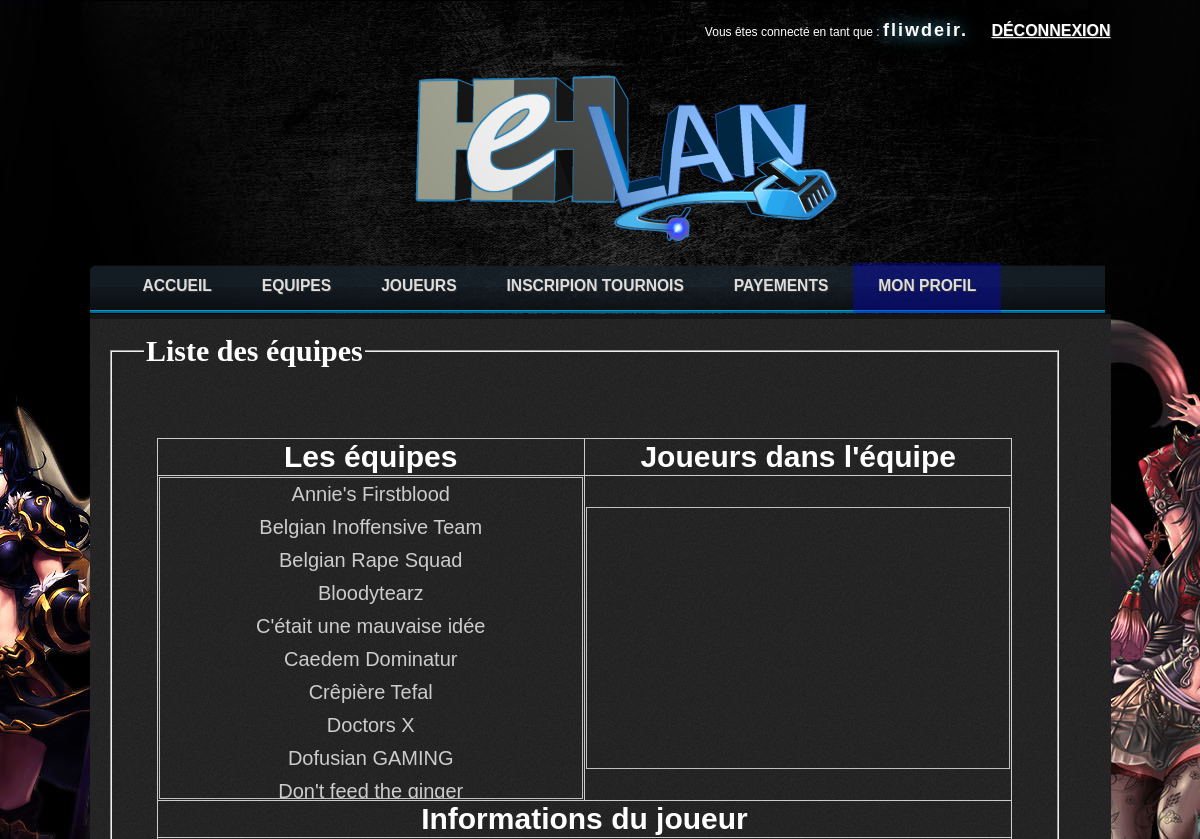
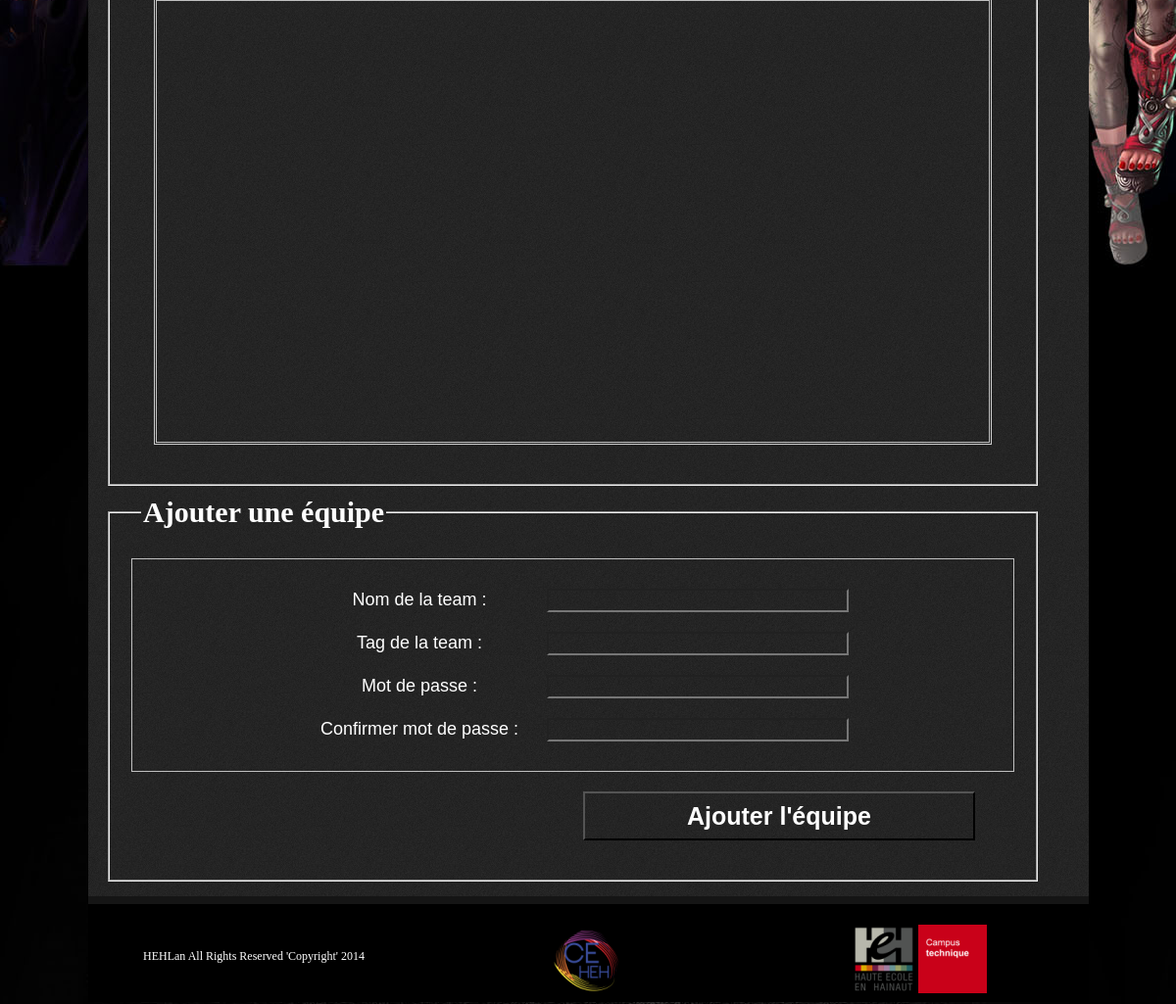
/admin.php?page=equipes (signed in), run on the app's committed database (2 pictures, top to bottom).
### tables this page shows
CREATE TABLE IF NOT EXISTS `equipes` (
  `id_equipes` int(10) unsigned NOT NULL AUTO_INCREMENT,
  `nom` varchar(255) NOT NULL,
  `mot_de_passe` varchar(255) NOT NULL,
  `tag` varchar(255) NOT NULL,
  PRIMARY KEY (`id_equipes`)
);

### modules/connexion/classAuth.php (called while the page is built)
<?php
require_once("modules/connect.php");
class Auth {
    static function isLogged() {
        if(isset($_SESSION['Auth'])&& isset($_SESSION['Auth']['pseudo'])&& isset($_SESSION['Auth']['password'])){
            global $connexion;
            $sql="SELECT pseudo, password FROM joueurs WHERE pseudo = :pseudo AND password = :mdp";
            $req = $connexion->prepare($sql);
            $req->execute(array(
                ':pseudo'=> $_SESSION['Auth']['pseudo'],
                ':mdp' => $_SESSION['Auth']['password']
            ));
            $joueur = $req->fetch();
            if(!empty($joueur)){
                return true;
            }
            else {
                return false;
            }
        }
        else {
            return false;
        }
    }
    static function isAllow($levelPage){
        if(isset($_SESSION['Auth'])&& isset($_SESSION['Auth']['pseudo'])&& isset($_SESSION['Auth']['password'])){
            global $connexion;
            $sql="SELECT pseudo, password, level FROM joueurs WHERE pseudo = :pseudo AND password = :mdp";
            $req = $connexion->prepare($sql);
            $req->execute(array(
                ':pseudo'=> $_SESSION['Auth']['pseudo'],
                ':mdp' => $_SESSION['Auth']['password']
            ));
            $joueur = $req->fetch();
            if(!empty($joueur)){
                if ($joueur['level']<= $levelPage){
                    return true;
                }
                else {
                    return false;
                }
            }
            else {
                return false;
            }
        }
        else {
            return false;
        }
    }
}
?>

### admin/equipes.php (the view, shortened to what this page needs)
<?php
require_once("connect.php");
$query="SELECT id_equipes, nom FROM equipes ORDER BY nom";
$requete_preparee=$connexion->prepare($query);
$requete_preparee->execute();
?>
<div id="ListeEquipeAdmin">
    <fieldset>
        <legend>Liste des équipes</legend>
        <table class="listeEquipes">
            <thead>
                <tr>
                    <th>Les équipes</th>
                    <th>Joueurs dans l'équipe</th>
                </tr>
            </thead>
            <tbody>
                <tr>
                    <td>
                        <div id="listeEquipeAdmin">
                        <?php
                        try {
                            while($equipes=$requete_preparee->fetch(PDO::FETCH_ASSOC))
                            {
                                echo'
                                    <h6 class="EquipeAdmin" value="'.$equipes["id_equipes"].'">'.$equipes["nom"].'</h6>
                                ';
                            }
                        }
                        catch(PDOException $e) {
                            echo 'Base de données est indisponible pour le moment!';
                        }
                        ?>
                        </div>
                    </td>
                    <td>
                        <div id="listeEquipeJoueurAdmin">
                        </div>
                    </td>
                </tr>
                <tr>
                    <td  colspan="2" style="font-size: 30px; font-weight: bold; color: #fff;">
                        Informations du joueur
                    </td>
                </tr>
                <tr>
                    <td  colspan="2">
                        <div id="InfoJoueurEquipes">
                        </div>
                    </td>
                </tr>
            </tbody>
        </table>
    </fieldset>
    <fieldset>
        <legend>Ajouter une équipe</legend>
        <div id="creerTeamAdmin" >
                <label for="Team">Nom de la team :</label>
                <input type="text" name="Team" id="Team"><br />
                <label for="TagTeam">Tag de la team :</label>
                <input type="text" name="TagTeam" id="TagTeam"><br />
                <label for="new_psw_equipe">Mot de passe : </label>
                <input type="password" name="new_psw_equipe" id="new_psw_equipe" /><br/>
                <label for="new_psw_equipe2">Confirmer mot de passe : </label>
                <input type="password" name="new_psw_equipe2" id="new_psw_equipe2" />
        </div>
        <input type="button" id="submitCreerNewEquipeAdmin" value="Ajouter l'équipe">
    </fieldset>
</div>

### admin.php (shortened to what this page needs)
<?php
require_once('modules/connexion/classAuth.php');
?>
<!DOCTYPE HTML>
<html xmlns="http://www.w3.org/1999/xhtml">
<head>
    <link rel="stylesheet" href="css/main.css" type="text/css">
	<link rel="stylesheet" type="text/css" href="css/jquery-ui.css">
    <link rel="stylesheet" href="photos-fancybox/fancybox/source/jquery.fancybox.css?v=2.1.5" type="text/css" media="screen" >
    <link rel="stylesheet" href="photos-fancybox/fancybox/source/helpers/jquery.fancybox-buttons.css" type="text/css" media="screen" >
    <link rel="stylesheet" href="photos-fancybox/fancybox/source/helpers/jquery.fancybox-thumbs.css" type="text/css" media="screen" >
</head>
<body style="background-color: #000;">
	<div id="top">
		<div id="top-content">
            <div id="top-left">
            </div>
            <div id="top-right"><p><?php require_once("modules/connexion/zoneConnexion.php"); ?></p></div>
        </div>
	</div>
 	<div id="header">
		<div id="banner">
		    <a href="index.php">
		    <img src="img/logoheh.png" alt="HEHLan" width="500px">
		    </a>
		</div>
 	</div>
 	<div id="content">
        <div id="navigation">
            <div id="nav-left"></div>
            <div id="nav-center">
                <ul>
                    <li><a href="index.php">Accueil</a></li>
		    <?php
		    if (Auth::isLogged()){
			if (Auth::isAllow(3)){
			    echo '<li><a href="admin.php?page=equipes#bloc2">Equipes</a></li>';
			}
			if (Auth::isAllow(3)){
			    echo '<li><a href="admin.php?page=Joueurs#bloc2">Joueurs</a></li>';
			}
			if (Auth::isAllow(3)){
			    echo '<li><a href="admin.php?page=InscripTournois#bloc2">Inscripion tournois</a></li>';
			}
			if (Auth::isAllow(3)){
			    echo '<li><a href="admin.php?page=Payements#bloc2">Payements</a></li>';
			}
			if (Auth::isAllow(5)){
			    echo '<li id="MenuProfil"><a href="admin.php?page=Profil#bloc2">Mon profil</a></li>';
			}
		    }
		    ?>
                </ul>
            </div>
        </div>
        <div id="bloc2" style="background: url('img/bgAdmin.jpg');">
            <div id="left-panel" style="width: 95%; background: none;">
                <?php
                    if(isset($_GET['page'])){
                        if($_GET['page'] == "Profil"){
                            if (Auth::isLogged()){
				if (Auth::isAllow(5)){
				    require_once("ModifProfil.php");
				}
				else echo"Vous n'êtes pas autorisé à accéder à cette page";
			    }
			    else echo"Vous n'êtes pas connecté pour accéder à cette page";
			}
			else if($_GET['page'] == "equipes"){
                            if (Auth::isLogged()){
				if (Auth::isAllow(3)){
				    require_once("admin/equipes.php");
				}
				else echo"Vous n'êtes pas autorisé à accéder à cette page";
			    }
			    else echo"Vous n'êtes pas connecté pour accéder à cette page";
			}
                        else
                            require_once("textesHTML/accueil.html");
                    }else{
                        require_once("textesHTML/accueil.html");
                    }
                ?>
            </div>
        </div>
    <div id="footer">
        <div id="about"><p>HEHLan All Rights Reserved 'Copyright' 2014</p></div>
        <div id="nothinghere"><img src="img/logo3.png" alt="CEHECOFH"></div>
        <div id="social"><img src="img/logo4.png" alt="HeH"></div>
    </div>
</body>
</html>

### modules/connexion/zoneConnexion.php (shortened to what this page needs)
<div id="infoZoneConnexion" >
<?php
require_once('modules/connexion/classAuth.php');
    if (Auth::isLogged()){
        echo 'Vous êtes connecté en tant que : <strong>'.$_SESSION["Auth"]["pseudo"].'.</strong>  <a href="modules/connexion/logout.php">Déconnexion</a>';
    }
    else{
        echo '<a id="openConnexion">Connectez-vous<a/>';
    }
?>
</div>

### css/main.css (style rules this page uses)
body { background: url("/img/bg/bg_site4.jpg") top center no-repeat; width: 100%; height: 100%; margin: auto; padding: 0; font-size: 12px; color: #ffffff; }
a, a:visited, a:hover, a:focus, a:active { text-decoration: none; }
img { border: none; }
h1, h2, h3, h4, h5, h6 { margin: 0; padding: 5px; }
ul, li { margin: 0; padding: 0; }
#top { min-width: 1021px; width: 100%; margin: auto; padding: 0; }
#top #top-content { width: 1021px; margin: auto; padding-top: 8px; height: 40px; }
#top #top-left { width: 510.5px; float: left; }
#top #top-right { width: 510.5px; float: left; text-align: right; }
#header { width: 1021px; margin: auto; padding: 0; height: 205px; }
#header #banner { padding-top: 35px; float: left; height: 170px; position: relative; margin-left:275px; }
#header #banner img { position: absolute; top: 0; bottom: 0; left: 20px; }
#navigation { width: 1021px; margin: auto; margin-top: 10px; height: 90px; height: 50px; }
#navigation #nav-left { float: left; width: 4px; height: 50px; background: url("/img/bg/menu-left_bg.png") top left; }
#navigation #nav-center { height: 50px; background: url("/img/bg/nav-center_bg.png") repeat-x bottom left; padding-left: 24px; float: left; width: 987px; }
#navigation #nav-center li { list-style: none; display: block; float: left; height: 50px; }
#navigation #nav-center li a { display: block; height: 50px; line-height: 45px; width: auto; text-decoration: none; color: #DDD; text-transform: uppercase; font-family: Calibri, Arial, Times, serif; font-weight: bold; padding: 0 25px; font-size: 1.3em; text-shadow: 1px 1px 1px #353535; }
#bloc2 { color: #fff; width: 1021px; margin: auto; margin-top: 1px; position: relative; overflow: hidden; background: url(/img/bg/bgtest1.jpg) top left repeat; border-top: 5px solid #151515; }
#bloc2 #left-panel { width: 74%; padding: 5px 10px; min-height: 1000px; background: url(/img/separator.png) 755px repeat-y; position: relative; }
#footer { width: 1021px; height: 100px; margin: 0 auto; background: black; border-top: 8px solid #151515; }
#footer #about { width: 33%; height: 100%; float: left; background: none; margin: 1px; text-align: center; }
#footer #about p { margin-top: 45px; }
#footer #nothinghere { width: 33%; height: 100%; float: left; background: none; margin: 1px; text-align: center; }
#footer #nothinghere img { margin-top: 20px; }
#footer #social { width: 33%; height: 100%; float: left; background: none; margin: 1px; text-align: center; }
#footer #social img { margin-top: 20px; }
#listeInscrit td,th { color: white; border:1px silver solid; text-align:center; vertical-align:middle; background-repeat:no-repeat; background-position:center; width: 60px; overflow: hidden; }
#listeInscrit td:nth-child(2),th:nth-child(2),td:nth-child(3),th:nth-child(3) { width: 160px; }
#infoZoneConnexion { color: #fff; font-family: Calibri, Arial, Times, serif; font-size: 12px; }
#infoZoneConnexion strong { margin-right: 20px; font-size: 18px; letter-spacing: 2px; text-shadow: 1px 1px 15px #57bada; }
#infoZoneConnexion a, a:visited { color: #fff; text-decoration: underline; font-size: 16px; text-transform:uppercase; font-family: Calibri, Arial, Times, serif; font-weight: bold; text-shadow: 1px 1px 1px #353535; }
#MenuProfil { background : rgba(0,0,256,0.3); }

### data on the page
equipes: $equipes["id_equipes"] 40 (drawn), nom "Annie's Firstblood"
equipes: $equipes["id_equipes"] 3 (drawn), nom "Belgian Inoffensive Team"
equipes: $equipes["id_equipes"] 23 (drawn), nom "Belgian Rape Squad"
equipes: $equipes["id_equipes"] 38 (drawn), nom "Bloodytearz"
equipes: $equipes["id_equipes"] 51 (drawn), nom "C'était une mauvaise idée"
equipes: $equipes["id_equipes"] 22 (drawn), nom "Caedem Dominatur"
equipes: $equipes["id_equipes"] 48 (drawn), nom "Crêpière Tefal"
equipes: $equipes["id_equipes"] 20 (drawn), nom "Doctors X"
equipes: $equipes["id_equipes"] 26 (drawn), nom "Dofusian GAMING"
equipes: $equipes["id_equipes"] 24 (drawn), nom "Don't feed the ginger"

### other printed values
$_SESSION["Auth"]["pseudo"] "fliwdeir"
